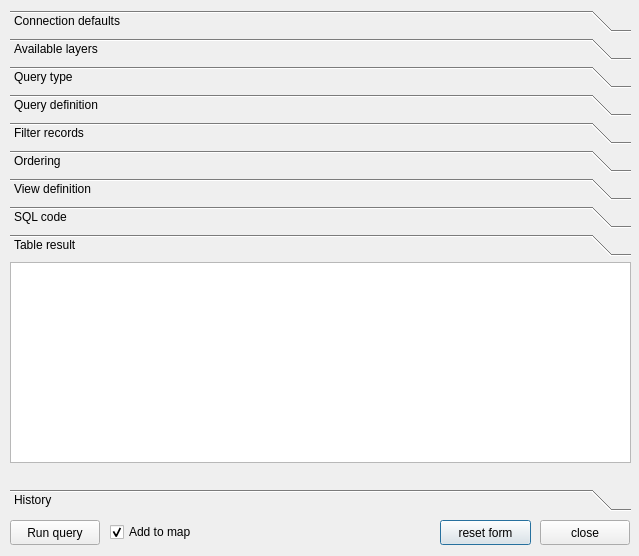
<?xml version="1.0" encoding="UTF-8"?>
<ui version="4.0">
 <class>postgisQueryBuilder</class>
 <widget class="QDialog" name="postgisQueryBuilder">
  <property name="geometry">
   <rect>
    <x>0</x>
    <y>0</y>
    <width>639</width>
    <height>556</height>
   </rect>
  </property>
  <property name="sizePolicy">
   <sizepolicy hsizetype="Ignored" vsizetype="Preferred">
    <horstretch>0</horstretch>
    <verstretch>0</verstretch>
   </sizepolicy>
  </property>
  <property name="windowTitle">
   <string>postgisQueryBuilder</string>
  </property>
  <widget class="QPushButton" name="ButtonReset">
   <property name="geometry">
    <rect>
     <x>440</x>
     <y>520</y>
     <width>91</width>
     <height>25</height>
    </rect>
   </property>
   <property name="text">
    <string>reset form</string>
   </property>
  </widget>
  <widget class="QPushButton" name="ButtonClose">
   <property name="geometry">
    <rect>
     <x>540</x>
     <y>520</y>
     <width>90</width>
     <height>25</height>
    </rect>
   </property>
   <property name="text">
    <string>close</string>
   </property>
  </widget>
  <widget class="QToolBox" name="tabWidget">
   <property name="geometry">
    <rect>
     <x>10</x>
     <y>10</y>
     <width>621</width>
     <height>501</height>
    </rect>
   </property>
   <property name="frameShape">
    <enum>QFrame::NoFrame</enum>
   </property>
   <property name="currentIndex">
    <number>8</number>
   </property>
   <widget class="QWidget" name="ConnectionSlot">
    <property name="geometry">
     <rect>
      <x>0</x>
      <y>0</y>
      <width>621</width>
      <height>231</height>
     </rect>
    </property>
    <attribute name="label">
     <string>Connection defaults</string>
    </attribute>
    <widget class="QComboBox" name="DBSchema">
     <property name="geometry">
      <rect>
       <x>210</x>
       <y>16</y>
       <width>180</width>
       <height>22</height>
      </rect>
     </property>
    </widget>
    <widget class="QLabel" name="DBSchemaLabel">
     <property name="geometry">
      <rect>
       <x>210</x>
       <y>-4</y>
       <width>181</width>
       <height>16</height>
      </rect>
     </property>
     <property name="text">
      <string>Schema</string>
     </property>
    </widget>
    <widget class="QLabel" name="PSQLConnectionLabel">
     <property name="geometry">
      <rect>
       <x>0</x>
       <y>1</y>
       <width>181</width>
       <height>16</height>
      </rect>
     </property>
     <property name="text">
      <string>Postgresql connection</string>
     </property>
    </widget>
    <widget class="QComboBox" name="PSQLConnection">
     <property name="geometry">
      <rect>
       <x>0</x>
       <y>20</y>
       <width>180</width>
       <height>20</height>
      </rect>
     </property>
    </widget>
    <widget class="QLabel" name="KEYFIELDLabel">
     <property name="geometry">
      <rect>
       <x>0</x>
       <y>50</y>
       <width>181</width>
       <height>16</height>
      </rect>
     </property>
     <property name="text">
      <string>Key field</string>
     </property>
    </widget>
    <widget class="QLabel" name="GEOMETRYFIELDLabel">
     <property name="geometry">
      <rect>
       <x>105</x>
       <y>50</y>
       <width>171</width>
       <height>16</height>
      </rect>
     </property>
     <property name="text">
      <string>Geometry field</string>
     </property>
    </widget>
    <widget class="QLineEdit" name="KEYFIELD">
     <property name="geometry">
      <rect>
       <x>0</x>
       <y>68</y>
       <width>90</width>
       <height>20</height>
      </rect>
     </property>
    </widget>
    <widget class="QLineEdit" name="GEOMETRYFIELD">
     <property name="geometry">
      <rect>
       <x>105</x>
       <y>68</y>
       <width>90</width>
       <height>20</height>
      </rect>
     </property>
    </widget>
   </widget>
   <widget class="QWidget" name="availableLayersSlot">
    <property name="geometry">
     <rect>
      <x>0</x>
      <y>0</y>
      <width>621</width>
      <height>231</height>
     </rect>
    </property>
    <attribute name="label">
     <string>Available layers</string>
    </attribute>
    <widget class="QLabel" name="label_2">
     <property name="geometry">
      <rect>
       <x>0</x>
       <y>0</y>
       <width>371</width>
       <height>16</height>
      </rect>
     </property>
     <property name="text">
      <string>Available relations list (T:table V:view M:materialized view)</string>
     </property>
    </widget>
    <widget class="QPushButton" name="GetInfoButton">
     <property name="geometry">
      <rect>
       <x>500</x>
       <y>50</y>
       <width>90</width>
       <height>23</height>
      </rect>
     </property>
     <property name="text">
      <string>Get table</string>
     </property>
    </widget>
    <widget class="QPushButton" name="DeleteButton">
     <property name="geometry">
      <rect>
       <x>500</x>
       <y>80</y>
       <width>90</width>
       <height>23</height>
      </rect>
     </property>
     <property name="text">
      <string>Delete</string>
     </property>
    </widget>
    <widget class="QPushButton" name="RefreshButton">
     <property name="geometry">
      <rect>
       <x>500</x>
       <y>110</y>
       <width>90</width>
       <height>23</height>
      </rect>
     </property>
     <property name="text">
      <string>Refresh</string>
     </property>
    </widget>
    <widget class="QPushButton" name="AddToMapButton">
     <property name="geometry">
      <rect>
       <x>500</x>
       <y>20</y>
       <width>90</width>
       <height>23</height>
      </rect>
     </property>
     <property name="text">
      <string>Add to map</string>
     </property>
    </widget>
    <widget class="QListWidget" name="LayerList">
     <property name="geometry">
      <rect>
       <x>0</x>
       <y>20</y>
       <width>491</width>
       <height>151</height>
      </rect>
     </property>
    </widget>
   </widget>
   <widget class="QWidget" name="queryTypeSlot">
    <property name="geometry">
     <rect>
      <x>0</x>
      <y>0</y>
      <width>621</width>
      <height>231</height>
     </rect>
    </property>
    <attribute name="label">
     <string>Query type</string>
    </attribute>
    <widget class="QLabel" name="label">
     <property name="geometry">
      <rect>
       <x>340</x>
       <y>10</y>
       <width>131</width>
       <height>16</height>
      </rect>
     </property>
     <property name="text">
      <string>Query type</string>
     </property>
     <property name="alignment">
      <set>Qt::AlignLeading|Qt::AlignLeft|Qt::AlignTop</set>
     </property>
    </widget>
    <widget class="QComboBox" name="QueryType">
     <property name="geometry">
      <rect>
       <x>6</x>
       <y>0</y>
       <width>211</width>
       <height>20</height>
      </rect>
     </property>
     <property name="maxVisibleItems">
      <number>20</number>
     </property>
    </widget>
    <widget class="QPushButton" name="ButtonHelp">
     <property name="geometry">
      <rect>
       <x>230</x>
       <y>0</y>
       <width>90</width>
       <height>25</height>
      </rect>
     </property>
     <property name="text">
      <string>Help </string>
     </property>
    </widget>
   </widget>
   <widget class="QWidget" name="queryDefinitionSlot">
    <property name="geometry">
     <rect>
      <x>0</x>
      <y>0</y>
      <width>621</width>
      <height>231</height>
     </rect>
    </property>
    <attribute name="label">
     <string>Query definition</string>
    </attribute>
    <widget class="QLabel" name="CONDITIONLabel">
     <property name="geometry">
      <rect>
       <x>310</x>
       <y>191</y>
       <width>151</width>
       <height>16</height>
      </rect>
     </property>
     <property name="text">
      <string>Condition</string>
     </property>
    </widget>
    <widget class="QLabel" name="LAYERaLabel">
     <property name="geometry">
      <rect>
       <x>5</x>
       <y>43</y>
       <width>151</width>
       <height>16</height>
      </rect>
     </property>
     <property name="text">
      <string>Layer A</string>
     </property>
    </widget>
    <widget class="QLabel" name="JOINLabel">
     <property name="geometry">
      <rect>
       <x>220</x>
       <y>190</y>
       <width>71</width>
       <height>16</height>
      </rect>
     </property>
     <property name="text">
      <string>Join type</string>
     </property>
    </widget>
    <widget class="QLabel" name="SPATIALRELLabel">
     <property name="geometry">
      <rect>
       <x>5</x>
       <y>191</y>
       <width>281</width>
       <height>16</height>
      </rect>
     </property>
     <property name="text">
      <string>Spatial relationship between LayerA and Layer B</string>
     </property>
    </widget>
    <widget class="QLineEdit" name="DISTANCE">
     <property name="geometry">
      <rect>
       <x>100</x>
       <y>210</y>
       <width>113</width>
       <height>20</height>
      </rect>
     </property>
    </widget>
    <widget class="QCheckBox" name="SPATIALRELNOT">
     <property name="geometry">
      <rect>
       <x>310</x>
       <y>210</y>
       <width>50</width>
       <height>18</height>
      </rect>
     </property>
     <property name="sizePolicy">
      <sizepolicy hsizetype="Preferred" vsizetype="Fixed">
       <horstretch>20</horstretch>
       <verstretch>0</verstretch>
      </sizepolicy>
     </property>
     <property name="maximumSize">
      <size>
       <width>50</width>
       <height>16777215</height>
      </size>
     </property>
     <property name="text">
      <string>NOT</string>
     </property>
    </widget>
    <widget class="QComboBox" name="LAYERa">
     <property name="geometry">
      <rect>
       <x>5</x>
       <y>60</y>
       <width>300</width>
       <height>20</height>
      </rect>
     </property>
    </widget>
    <widget class="QLineEdit" name="BUFFERRADIUS">
     <property name="geometry">
      <rect>
       <x>5</x>
       <y>210</y>
       <width>170</width>
       <height>20</height>
      </rect>
     </property>
    </widget>
    <widget class="QLabel" name="DISTANCELabel">
     <property name="geometry">
      <rect>
       <x>100</x>
       <y>191</y>
       <width>151</width>
       <height>16</height>
      </rect>
     </property>
     <property name="text">
      <string>Condition</string>
     </property>
    </widget>
    <widget class="QListWidget" name="fieldsListA">
     <property name="geometry">
      <rect>
       <x>5</x>
       <y>80</y>
       <width>300</width>
       <height>111</height>
      </rect>
     </property>
     <property name="minimumSize">
      <size>
       <width>150</width>
       <height>0</height>
      </size>
     </property>
    </widget>
    <widget class="QComboBox" name="FIELD">
     <property name="geometry">
      <rect>
       <x>5</x>
       <y>210</y>
       <width>214</width>
       <height>20</height>
      </rect>
     </property>
    </widget>
    <widget class="QListWidget" name="fieldsListB">
     <property name="geometry">
      <rect>
       <x>310</x>
       <y>80</y>
       <width>300</width>
       <height>111</height>
      </rect>
     </property>
     <property name="sizePolicy">
      <sizepolicy hsizetype="Expanding" vsizetype="Expanding">
       <horstretch>0</horstretch>
       <verstretch>0</verstretch>
      </sizepolicy>
     </property>
     <property name="minimumSize">
      <size>
       <width>0</width>
       <height>0</height>
      </size>
     </property>
     <property name="maximumSize">
      <size>
       <width>16777215</width>
       <height>25000</height>
      </size>
     </property>
    </widget>
    <widget class="QLabel" name="FIELDbLabel">
     <property name="geometry">
      <rect>
       <x>300</x>
       <y>191</y>
       <width>201</width>
       <height>16</height>
      </rect>
     </property>
     <property name="text">
      <string>Select Field of Layer B</string>
     </property>
    </widget>
    <widget class="QLabel" name="BUFFERRADIUSLabel">
     <property name="geometry">
      <rect>
       <x>5</x>
       <y>191</y>
       <width>281</width>
       <height>16</height>
      </rect>
     </property>
     <property name="text">
      <string>Buffer radius</string>
     </property>
    </widget>
    <widget class="QComboBox" name="OPERATOR">
     <property name="geometry">
      <rect>
       <x>224</x>
       <y>210</y>
       <width>81</width>
       <height>20</height>
      </rect>
     </property>
    </widget>
    <widget class="QComboBox" name="DISTANCEOP">
     <property name="geometry">
      <rect>
       <x>5</x>
       <y>210</y>
       <width>81</width>
       <height>20</height>
      </rect>
     </property>
    </widget>
    <widget class="QLabel" name="FIELDLabel">
     <property name="geometry">
      <rect>
       <x>5</x>
       <y>191</y>
       <width>201</width>
       <height>16</height>
      </rect>
     </property>
     <property name="text">
      <string>Select Field of Layer A</string>
     </property>
    </widget>
    <widget class="QLabel" name="LAYERbLabel">
     <property name="geometry">
      <rect>
       <x>310</x>
       <y>43</y>
       <width>161</width>
       <height>16</height>
      </rect>
     </property>
     <property name="text">
      <string>Layer B</string>
     </property>
    </widget>
    <widget class="QComboBox" name="SPATIALREL">
     <property name="geometry">
      <rect>
       <x>5</x>
       <y>210</y>
       <width>300</width>
       <height>20</height>
      </rect>
     </property>
    </widget>
    <widget class="QComboBox" name="LAYERb">
     <property name="geometry">
      <rect>
       <x>310</x>
       <y>60</y>
       <width>300</width>
       <height>20</height>
      </rect>
     </property>
    </widget>
    <widget class="QLabel" name="OPERATORLabel">
     <property name="geometry">
      <rect>
       <x>224</x>
       <y>191</y>
       <width>98</width>
       <height>16</height>
      </rect>
     </property>
     <property name="text">
      <string>Operator</string>
     </property>
    </widget>
    <widget class="QComboBox" name="FIELDb">
     <property name="geometry">
      <rect>
       <x>300</x>
       <y>210</y>
       <width>214</width>
       <height>20</height>
      </rect>
     </property>
    </widget>
    <widget class="QComboBox" name="JOIN">
     <property name="geometry">
      <rect>
       <x>220</x>
       <y>210</y>
       <width>74</width>
       <height>20</height>
      </rect>
     </property>
    </widget>
    <widget class="QPushButton" name="queryReadyButton">
     <property name="geometry">
      <rect>
       <x>570</x>
       <y>195</y>
       <width>35</width>
       <height>35</height>
      </rect>
     </property>
     <property name="text">
      <string/>
     </property>
     <property name="icon">
      <iconset>
       <normaloff>querybuilderlogo.png</normaloff>querybuilderlogo.png</iconset>
     </property>
     <property name="iconSize">
      <size>
       <width>30</width>
       <height>30</height>
      </size>
     </property>
     <property name="flat">
      <bool>true</bool>
     </property>
    </widget>
    <widget class="QComboBox" name="CONDITION">
     <property name="geometry">
      <rect>
       <x>310</x>
       <y>210</y>
       <width>151</width>
       <height>20</height>
      </rect>
     </property>
     <property name="editable">
      <bool>true</bool>
     </property>
    </widget>
    <widget class="QLabel" name="DISTANCEOPLabel">
     <property name="geometry">
      <rect>
       <x>5</x>
       <y>191</y>
       <width>98</width>
       <height>16</height>
      </rect>
     </property>
     <property name="text">
      <string>Operator</string>
     </property>
    </widget>
    <widget class="QLabel" name="Helper">
     <property name="geometry">
      <rect>
       <x>0</x>
       <y>0</y>
       <width>621</width>
       <height>41</height>
      </rect>
     </property>
     <property name="autoFillBackground">
      <bool>false</bool>
     </property>
     <property name="frameShape">
      <enum>QFrame::StyledPanel</enum>
     </property>
     <property name="text">
      <string/>
     </property>
     <property name="alignment">
      <set>Qt::AlignLeading|Qt::AlignLeft|Qt::AlignTop</set>
     </property>
     <property name="wordWrap">
      <bool>true</bool>
     </property>
    </widget>
    <widget class="QCheckBox" name="selectAllFields">
     <property name="geometry">
      <rect>
       <x>270</x>
       <y>43</y>
       <width>71</width>
       <height>18</height>
      </rect>
     </property>
     <property name="text">
      <string>All</string>
     </property>
    </widget>
   </widget>
   <widget class="QWidget" name="filterRecordSlot">
    <property name="geometry">
     <rect>
      <x>0</x>
      <y>0</y>
      <width>621</width>
      <height>231</height>
     </rect>
    </property>
    <attribute name="label">
     <string>Filter records</string>
    </attribute>
    <widget class="tableSet" name="filterTable">
     <property name="geometry">
      <rect>
       <x>0</x>
       <y>10</y>
       <width>621</width>
       <height>192</height>
      </rect>
     </property>
     <property name="showGrid">
      <bool>false</bool>
     </property>
     <attribute name="horizontalHeaderVisible">
      <bool>false</bool>
     </attribute>
     <attribute name="verticalHeaderVisible">
      <bool>false</bool>
     </attribute>
    </widget>
   </widget>
   <widget class="QWidget" name="orderingSlot">
    <property name="geometry">
     <rect>
      <x>0</x>
      <y>0</y>
      <width>621</width>
      <height>231</height>
     </rect>
    </property>
    <attribute name="label">
     <string>Ordering</string>
    </attribute>
    <widget class="QLabel" name="labelOrderby">
     <property name="geometry">
      <rect>
       <x>1</x>
       <y>7</y>
       <width>131</width>
       <height>16</height>
      </rect>
     </property>
     <property name="text">
      <string>Order by selected field:</string>
     </property>
    </widget>
    <widget class="QComboBox" name="orderBy">
     <property name="geometry">
      <rect>
       <x>0</x>
       <y>30</y>
       <width>221</width>
       <height>22</height>
      </rect>
     </property>
    </widget>
   </widget>
   <widget class="QWidget" name="viewDefinitionSlot">
    <property name="geometry">
     <rect>
      <x>0</x>
      <y>0</y>
      <width>621</width>
      <height>231</height>
     </rect>
    </property>
    <attribute name="label">
     <string>View definition</string>
    </attribute>
    <widget class="QCheckBox" name="checkCreateView">
     <property name="geometry">
      <rect>
       <x>5</x>
       <y>0</y>
       <width>81</width>
       <height>18</height>
      </rect>
     </property>
     <property name="text">
      <string>As view</string>
     </property>
    </widget>
    <widget class="QCheckBox" name="checkMaterialized">
     <property name="geometry">
      <rect>
       <x>90</x>
       <y>0</y>
       <width>111</width>
       <height>18</height>
      </rect>
     </property>
     <property name="text">
      <string>Materialized</string>
     </property>
    </widget>
   </widget>
   <widget class="QWidget" name="SqlCodeSlot">
    <property name="geometry">
     <rect>
      <x>0</x>
      <y>0</y>
      <width>621</width>
      <height>231</height>
     </rect>
    </property>
    <attribute name="label">
     <string>SQL code</string>
    </attribute>
    <widget class="QTextEdit" name="QueryResult">
     <property name="geometry">
      <rect>
       <x>0</x>
       <y>50</y>
       <width>605</width>
       <height>161</height>
      </rect>
     </property>
    </widget>
    <widget class="QLineEdit" name="QueryName">
     <property name="geometry">
      <rect>
       <x>0</x>
       <y>20</y>
       <width>601</width>
       <height>20</height>
      </rect>
     </property>
    </widget>
   </widget>
   <widget class="QWidget" name="tableResultSlot">
    <property name="geometry">
     <rect>
      <x>0</x>
      <y>0</y>
      <width>621</width>
      <height>231</height>
     </rect>
    </property>
    <attribute name="label">
     <string>Table result</string>
    </attribute>
    <widget class="QTableWidget" name="TableResult">
     <property name="geometry">
      <rect>
       <x>0</x>
       <y>0</y>
       <width>621</width>
       <height>201</height>
      </rect>
     </property>
     <property name="sortingEnabled">
      <bool>true</bool>
     </property>
     <attribute name="horizontalHeaderMinimumSectionSize">
      <number>25</number>
     </attribute>
     <attribute name="verticalHeaderDefaultSectionSize">
      <number>25</number>
     </attribute>
    </widget>
    <widget class="QLabel" name="labelRowsNumber">
     <property name="geometry">
      <rect>
       <x>0</x>
       <y>210</y>
       <width>621</width>
       <height>16</height>
      </rect>
     </property>
     <property name="text">
      <string/>
     </property>
    </widget>
   </widget>
   <widget class="QWidget" name="historySlot">
    <property name="geometry">
     <rect>
      <x>0</x>
      <y>0</y>
      <width>621</width>
      <height>231</height>
     </rect>
    </property>
    <attribute name="label">
     <string>History</string>
    </attribute>
    <widget class="QPlainTextEdit" name="historyLog">
     <property name="geometry">
      <rect>
       <x>0</x>
       <y>0</y>
       <width>621</width>
       <height>201</height>
      </rect>
     </property>
     <property name="readOnly">
      <bool>true</bool>
     </property>
    </widget>
   </widget>
  </widget>
  <widget class="QCheckBox" name="AddToMap">
   <property name="geometry">
    <rect>
     <x>110</x>
     <y>523</y>
     <width>116</width>
     <height>18</height>
    </rect>
   </property>
   <property name="text">
    <string>Add to map</string>
   </property>
   <property name="checked">
    <bool>true</bool>
   </property>
  </widget>
  <widget class="QPushButton" name="ButtonRun">
   <property name="geometry">
    <rect>
     <x>10</x>
     <y>520</y>
     <width>90</width>
     <height>25</height>
    </rect>
   </property>
   <property name="text">
    <string>Run query</string>
   </property>
  </widget>
 </widget>
 <customwidgets>
  <customwidget>
   <class>tableSet</class>
   <extends>QTableWidget</extends>
   <header>TableSet</header>
  </customwidget>
 </customwidgets>
 <resources/>
 <connections/>
</ui>
